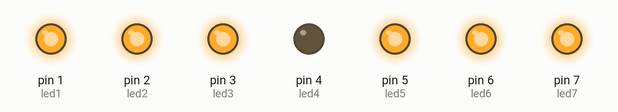
Simulated run of this sketch. Board: Arduino Uno, built with avr-gcc and run on an emulated ATmega328P. Parts: output pins drawn as LEDs (lit = HIGH).

Above: at 0.3 s.
At 1.5 s:
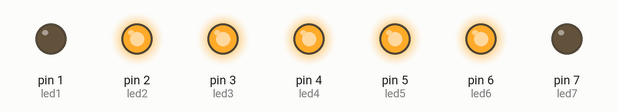
At 2.1 s:
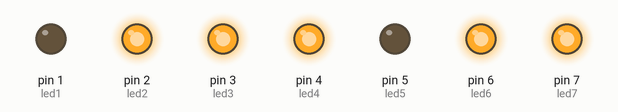
At 3.3 s:
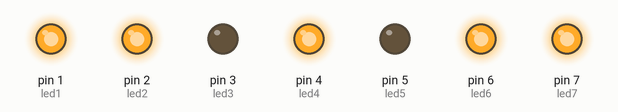
At 5.1 s:
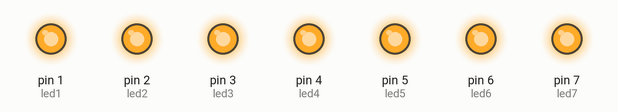
At 6.9 s:
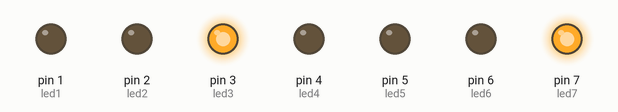
Timing chart, 0 to 7.8 s (numbered marks = the images above):
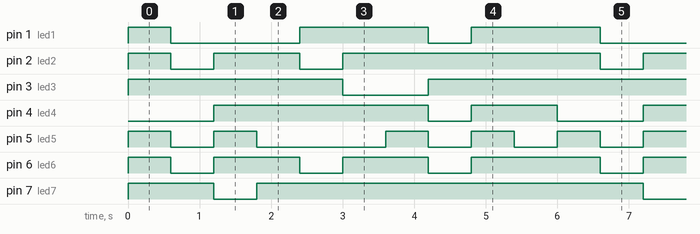

The sketch:

7segmentIncrementor.ino
```cpp
// (licence header left out)
// Pin 13 has an LED connected on most Arduino boards.
// give it a name:
int led1 = 1;
int led2 = 2;
int led3 = 3;
int led4 = 4;
int led5 = 5;
int led6 = 6;
int led7 = 7;
int number0[] = {1,2,3,5,0,6,7};
int number1[] = {3,7,0,0,0,0,0};
int number2[] = {2,3,4,5,6,0};
int number3[] = {2,3,4,7,6,0,0};
int number4[] = {1,0,3,4,7,0,0};
int number5[] = {2,1,4,6,7,0,0};
int number6[] = {1,2,0,4,5,6,7};
int number7[] = {3,7,2,0,0,0,0};
int number8[] = {1,2,3,4,5,6,7};
int number9[] = {2,3,4,7,6,0,1};
int maxArrayLengt = 7;
int delaytime = 600;
// the setup routine runs once when you press reset:
void setup() {
  // initialize the digital pin as an output.
  pinMode(led1, OUTPUT);
   pinMode(led2, OUTPUT);
   pinMode(led3, OUTPUT);
   pinMode(led4, OUTPUT);
  pinMode(led6, OUTPUT);
   pinMode(led5, OUTPUT);
   pinMode(led7, OUTPUT);
}

// the loop routine runs over and over again forever:
void loop() {
  printnumber(number0);
  delay(delaytime);
printnumber(number1);
  delay(delaytime);
 printnumber(number2);
  delay(delaytime);
  printnumber(number3);
  delay(delaytime);
  printnumber(number4);
  delay(delaytime);
  printnumber(number5);
  delay(delaytime);
   printnumber(number6);
  delay(delaytime);
   printnumber(number7);
delay(delaytime);
printnumber(number8);
 delay(delaytime);
  printnumber(number9);
 delay(delaytime);
}

void printnumber(int arr[])
{
  dissableAllLights();
  for(int i=0; i<maxArrayLengt ; i++)
  {
    digitalWrite(arr[i], HIGH);


  }


}

void dissableAllLights(){
	for(int i=1; i<=maxArrayLengt ; i++)

  {
    digitalWrite(i, LOW);


  }

}
```

Measured:
- by itself, pin 1 (led1): repeats every 6.0 s: LOW 1.8 s, HIGH 1.8 s, LOW 0.60 s, HIGH 1.8 s
- by itself, pin 2 (led2): repeats every 6.0 s: LOW 0.60 s, HIGH 1.2 s, LOW 0.60 s, HIGH 3.6 s
- by itself, pin 3 (led3): repeats every 6.0 s: LOW 1.2 s, HIGH 4.8 s
- by itself, pin 4 (led4): repeats every 6.0 s: LOW 0.60 s, HIGH 1.2 s, LOW 1.2 s, HIGH 3.0 s
- by itself, pin 5 (led5): repeats every 6.0 s: LOW 0.60 s, HIGH 0.60 s, LOW 1.8 s, 2 × (HIGH 0.60 s, LOW 0.60 s), HIGH 0.60 s
- by itself, pin 6 (led6): repeats every 6.0 s: 2 × (LOW 0.60 s, HIGH 1.2 s), LOW 0.60 s, HIGH 1.8 s
- by itself, pin 7 (led7): repeats every 6.0 s: LOW 0.60 s, HIGH 5.4 s
